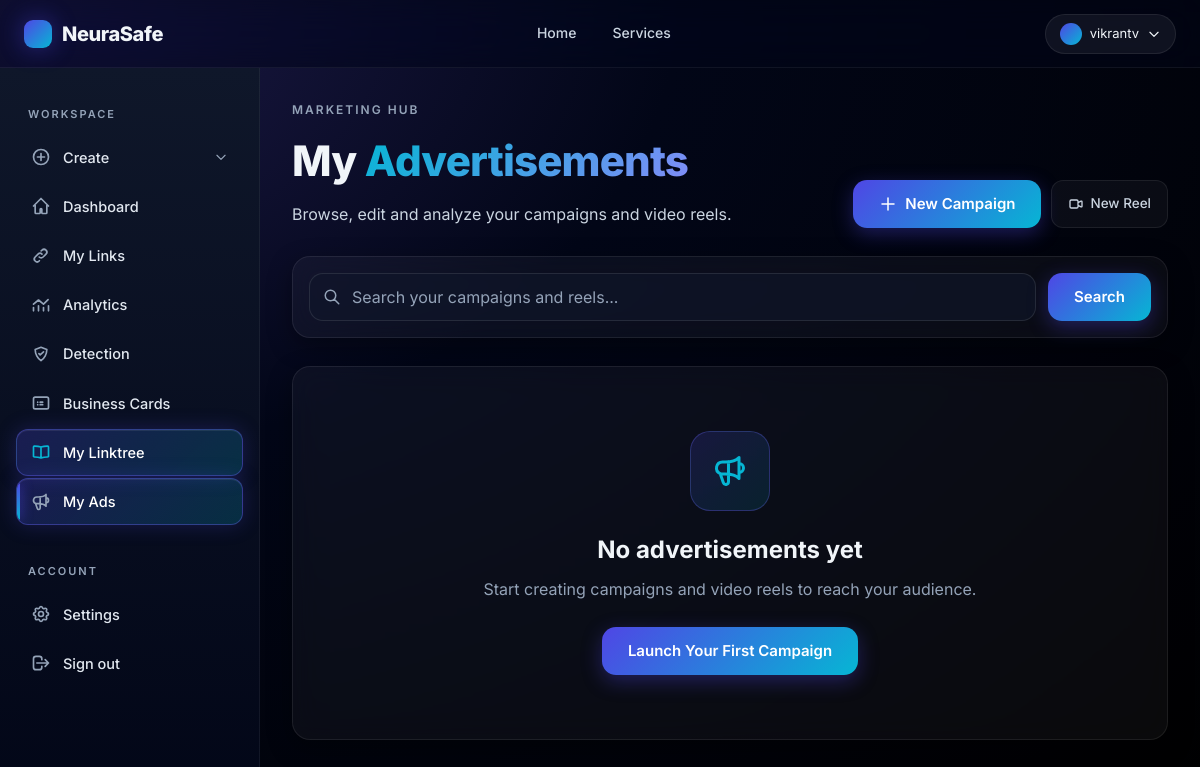
Before: /advertisements/my-content/ (signed in) with the older database file.
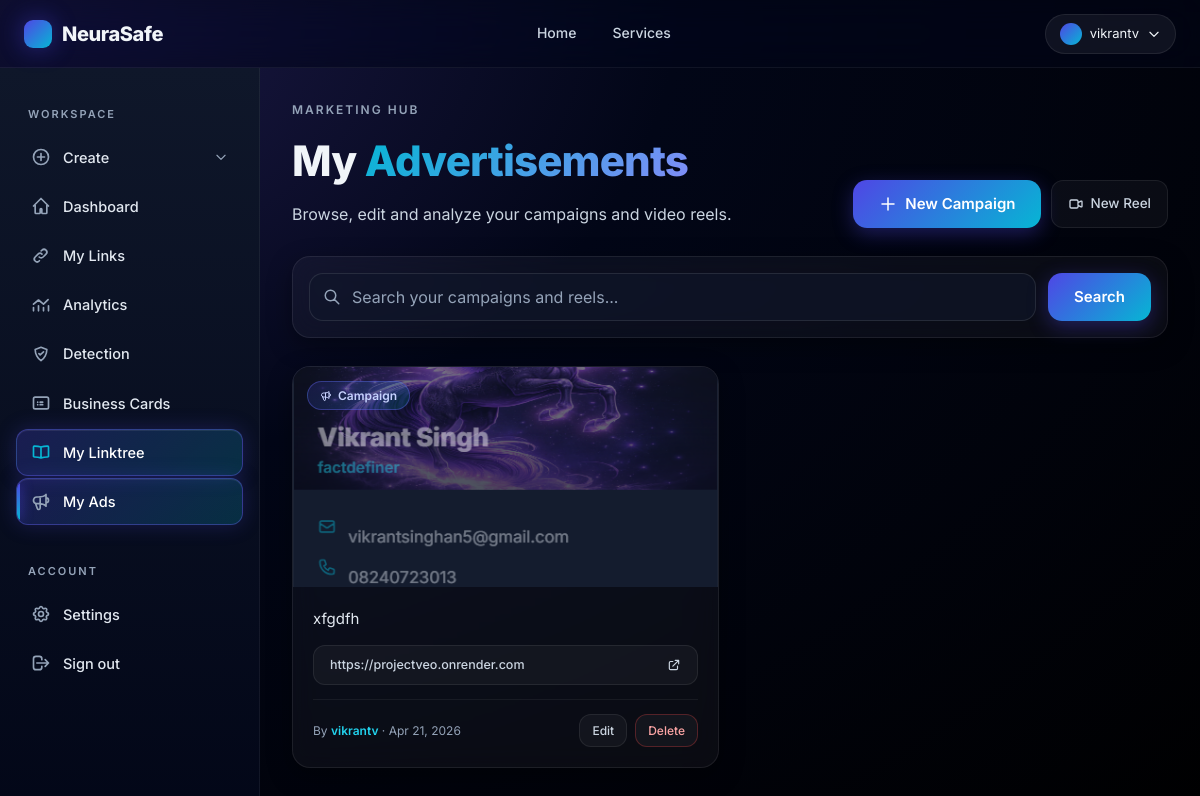
After: the same page with the newer database file.
### advertisements/models.py (models this page shows, shortened)
class Campaign(models.Model):
    user = models.ForeignKey(User, on_delete=models.CASCADE)
    url = models.URLField(max_length=200)
    description = models.TextField()
    image = models.ImageField(upload_to='campaign_images/')
    created_at = models.DateTimeField(auto_now_add=True)
    like_count = models.PositiveIntegerField(default=0)

### advertisements/views.py (the view)
# urls.py: path('my-content/', views.my_content, name='my_content'),
@login_required
def my_content(request):
    campaigns = Campaign.objects.filter(user=request.user)
    reels = Reel.objects.filter(user=request.user)
    content = sorted(list(campaigns) + list(reels), key=lambda x: x.created_at, reverse=True)
    return render(request, 'advertisements/my_content.html', {'content': content})

### advertisements/templatetags/custom_tags.py (called while the page is built)
@register.filter
def model_name(value):
    if isinstance(value, Model):
        return value._meta.model_name
    return ''
    return Comment.objects.filter(content_type=content_type, object_id=item.id).count()

### templates/advertisements/my_content.html (shortened to what the changed rows need)
{% extends "basehome/base.html" %}
{% load custom_tags %}
{% load static %}
{% block content %}
<div class="ns-app-content" data-testid="my-ads-root">
  <div class="animate-fade-in-up" style="display: flex; align-items: flex-end; justify-content: space-between; gap: 20px; flex-wrap: wrap; margin-bottom: 28px;">
    <div>
      <h1 style="font-size: clamp(28px, 4vw, 42px); font-weight: 800; letter-spacing: -0.02em; margin: 0;">
        My <span class="text-gradient-cyan">Advertisements</span>
      </h1>
    </div>
  </div>
  {% if content %}
  <div style="display: grid; grid-template-columns: repeat(auto-fill, minmax(320px, 1fr)); gap: 22px;" data-testid="content-grid">
    {% for item in content %}
      <article class="ns-card animate-fade-in-up" style="padding: 0; overflow: hidden; display: flex; flex-direction: column;" data-testid="content-card-{{ item.id }}">
        {% if item|model_name == 'campaign' %}
          <div style="position: relative; height: 220px; overflow: hidden; background: rgba(15,23,42,0.6);">
            <img src="{{ item.image.url }}" alt="Campaign" style="width: 100%; height: 100%; object-fit: cover; transition: transform 0.5s ease;" onmouseover="this.style.transform='scale(1.05)'" onmouseout="this.style.transform='scale(1)'">
            <span class="ns-badge primary" style="position: absolute; top: 14px; left: 14px;">
              Campaign
            </span>
          </div>
          <div style="padding: 20px; flex: 1; display: flex; flex-direction: column;">
            <p style="color: var(--text-soft); font-size: 15px; line-height: 1.6; margin: 0 0 14px; flex: 1;">{{ item.description|truncatewords:22 }}</p>
            <a href="{{ item.url }}" target="_blank" class="ns-btn-ghost" style="width: 100%; justify-content: space-between; margin-bottom: 14px; word-break: break-all; font-size: 12.5px;">
              <span style="overflow: hidden; text-overflow: ellipsis; white-space: nowrap; min-width: 0;">{{ item.url }}</span>
              <svg width="14" height="14" fill="none" stroke="currentColor" viewBox="0 0 24 24" style="flex-shrink: 0;"><path stroke-linecap="round" stroke-linejoin="round" stroke-width="2" d="M10 6H6a2 2 0 00-2 2v10a2 2 0 002 2h10a2 2 0 002-2v-4M14 4h6m0 0v6m0-6L10 14"/></svg>
            </a>
            <div style="display: flex; align-items: center; justify-content: space-between; border-top: 1px solid rgba(255,255,255,0.06); padding-top: 14px;">
              <p style="color: var(--text-muted); font-size: 12px; margin: 0;">By <span style="color: var(--secondary-400); font-weight: 600;">{{ item.user.username }}</span> · {{ item.created_at|date:"M d, Y" }}</p>
              {% if user.is_authenticated %}
              <div style="display: flex; gap: 8px;">
                <a href="{% url 'update_content' 'campaign' item.id %}" class="ns-btn-ghost" style="padding: 6px 12px; font-size: 12px;" data-testid="edit-campaign-{{ item.id }}">Edit</a>
                <a href="{% url 'delete_content' 'campaign' item.id %}" class="ns-btn-ghost" style="padding: 6px 12px; font-size: 12px; color: #fca5a5; border-color: rgba(239,68,68,0.3);" data-testid="delete-campaign-{{ item.id }}">Delete</a>
              </div>
              {% endif %}
            </div>
          </div>
        {% endif %}
      </article>
    {% endfor %}
  </div>
  {% else %}
  <div class="ns-card animate-fade-in-up" style="padding: 64px 32px; text-align: center;" data-testid="empty-state">
    <div style="width: 80px; height: 80px; margin: 0 auto 20px; border-radius: 20px; display: flex; align-items: center; justify-content: center; background: linear-gradient(135deg, rgba(79,70,229,0.18), rgba(6,182,212,0.12)); border: 1px solid rgba(99,102,241,0.3);">
    </div>
    <h3 style="font-size: 24px; font-weight: 700; margin: 0 0 8px;">No advertisements yet</h3>
    <p style="color: var(--text-muted); margin: 0 0 24px;">Start creating campaigns and video reels to reach your audience.</p>
    <a href="{% url 'content_create' 'campaign' %}" class="ns-btn-primary">Launch Your First Campaign</a>
  </div>
  {% endif %}
</div>
{% endblock %}

Changed rows visible on the page:
added Campaign: image (picture), description "xfgdfh", url "https://projectveo.onrender.com", user.username "vikrantv", created_at "Apr 21, 2026"
Other visible differences:
text no longer shown: "No advertisements yet Start creating campaigns and video reels to reach your audience. Launch Your First Campaign"
